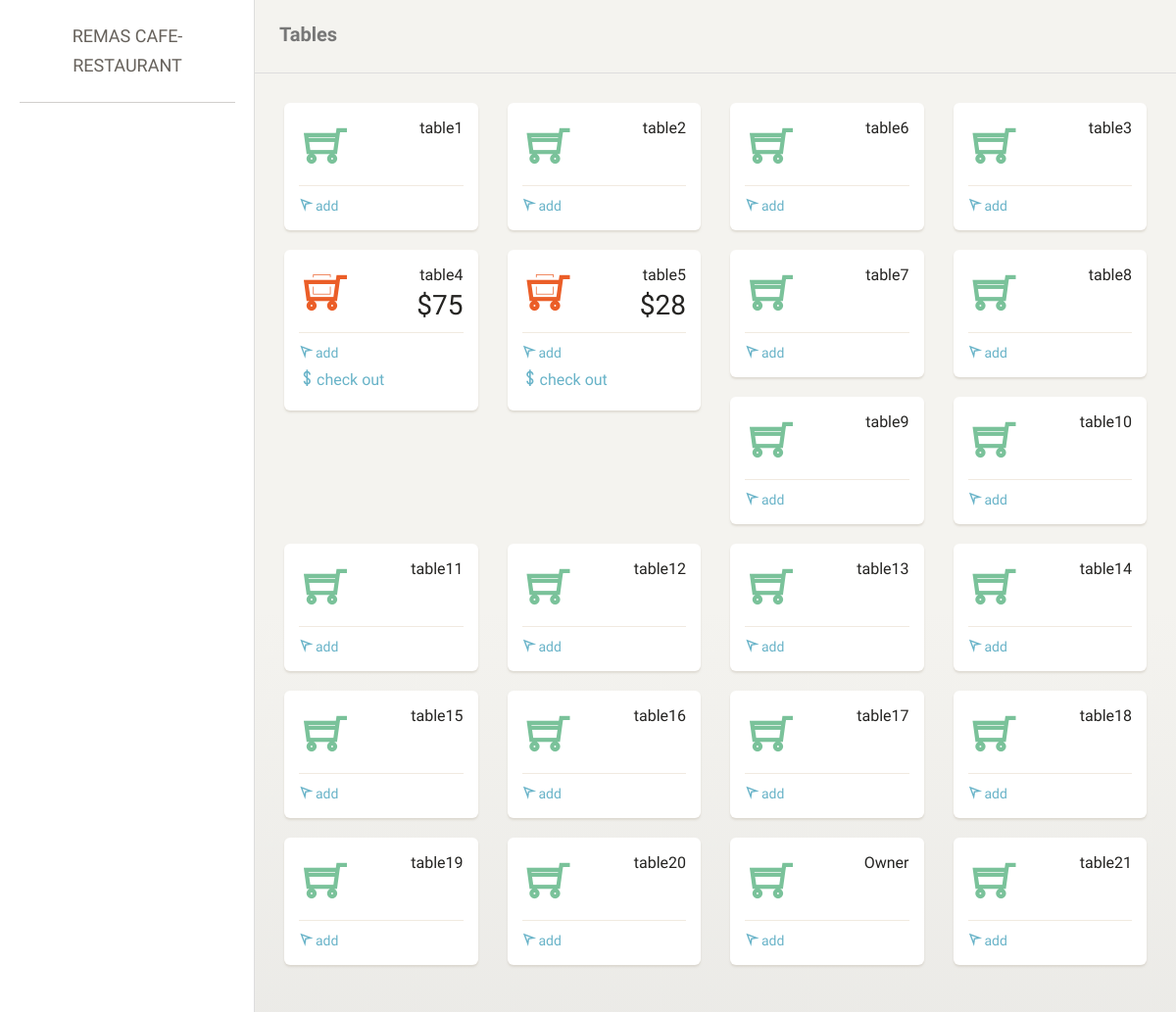
The page / on the database its author committed.
### tables this page shows
CREATE TABLE `tables` (
  `id` int(11) NOT NULL,
  `name` varchar(50) DEFAULT NULL,
  `status` int(11) DEFAULT '0',
  `price` varchar(20) DEFAULT NULL
);

### application/controllers/Welcome.php (called while the page is built, shortened)
<?php
class Welcome extends CI_Controller {
	public function index(){
		$tables = $this->table_model->get_tables();
		$data['tables'] = $tables;
		$this->load->view('home',$data);
	}
}

### index.php (called while the page is built, shortened)
<?php
require_once BASEPATH.'core/CodeIgniter.php';

### application/models/table_model.php (called while the page is built, shortened)
<?php
class Table_model extends CI_Model {
    public function get_tables(){
        return $this->db->get('tables')->result();
    }
}

### application/views/home.php (the view, shortened to what this page needs)
<!doctype html>
<html lang="en">
<head>
    <link href="<?php echo base_url(); ?>assets/css/bootstrap.min.css" rel="stylesheet" />
    <link href="<?php echo base_url(); ?>assets/css/animate.min.css" rel="stylesheet"/>
    <link href="<?php echo base_url(); ?>assets/css/paper-dashboard.css" rel="stylesheet"/>
    <link href="<?php echo base_url(); ?>assets/css/demo.css" rel="stylesheet" />
    <link href="http://maxcdn.bootstrapcdn.com/font-awesome/latest/css/font-awesome.min.css" rel="stylesheet">
    <link href="<?php echo base_url(); ?>assets/css/themify-icons.css" rel="stylesheet">
</head>
<body>
<div class="wrapper">
    <div class="sidebar" data-background-color="white" data-active-color="danger">
    	<div class="sidebar-wrapper">
            <div class="logo">
                <a class="simple-text">
                    Remas Cafe-REStaurant
                </a>
            </div>
    	</div>
    </div>
    <div class="main-panel">
        <nav class="navbar navbar-default">
            <div class="container-fluid">
                <div class="navbar-header">
                    <a class="navbar-brand" href="#">Tables</a>
                </div>
            </div>
        </nav>
        <div class="content">
            <div class="container-fluid">
                <div class="row">
                    <?php
                    foreach($tables as $table){
                        ?>
                        <div class="col-lg-3 col-sm-6">
                            <div class="card">
                                <div class="content">
                                    <div class="row" id="printableArea">
                                        <div class="col-xs-5">
                                            <?php
                                            if($table->status != "0"){
                                                        echo "<div class='icon-big icon-danger text-center'>";
                                                        echo "<i class='ti-shopping-cart-full'></i>";
                                                    }
                                                    else{
                                                        echo "<div class='icon-big icon-success text-center'>";
                                                        echo "<i class='ti-shopping-cart'></i>";
                                                    }
                                            ?>
                                            </div>
                                        </div>
                                        <div class="col-xs-7">
                                            <div class="numbers">
                                                <p><?php echo $table->name; ?></p>
                                                <?php
                                                    if($table->price != "0"){
                                                        echo "$".$table->price;
                                                    }
                                                ?>
                                            </div>
                                        </div>
                                    </div>
                                    <div class="footer">
                                        <hr />
                                        <div class="stats">
                                            <a href="<?php echo base_url(); ?>index.php/table/<?php echo $table->id;?>"><i class="ti-location-arrow"></i>add</a>
                                            <?php
                                             if($table->status == "1"){
                                                 ?>
                                                        <p class="text-center"><a href="<?php echo base_url(); ?>index.php/checkout/<?php echo $table->id;?>"><i class="ti-money"></i>check out</a></p>
                                                   <?php }
                                            ?>
                                        </div>
                                    </div>
                                </div>
                            </div>
                        </div>
                        <?php
                    }
                    ?>
                </div>
            </div>
        </div>
    </div>
</div>
</body>
</html>

### rows shown on the page
tables: status 0 (drawn), name "table1"
tables: status 0 (drawn), name "table2"
tables: status 0 (drawn), name "table6"
tables: status 0 (drawn), name "table3"
tables: status 1 (drawn), name "table4", price "75"
tables: status 1 (drawn), name "table5", price "28"
tables: status 0 (drawn), name "table7"
tables: status 0 (drawn), name "table8"
tables: status 0 (drawn), name "table9"
tables: status 0 (drawn), name "table10"
tables: status 0 (drawn), name "table11"
tables: status 0 (drawn), name "table12"
tables: status 0 (drawn), name "table13"
tables: status 0 (drawn), name "table14"
tables: status 0 (drawn), name "table15"
tables: status 0 (drawn), name "table16"
tables: status 0 (drawn), name "table17"
tables: status 0 (drawn), name "table18"
tables: status 0 (drawn), name "table19"
tables: status 0 (drawn), name "table20"
tables: status 0 (drawn), name "Owner"
tables: status 0 (drawn), name "table21"
